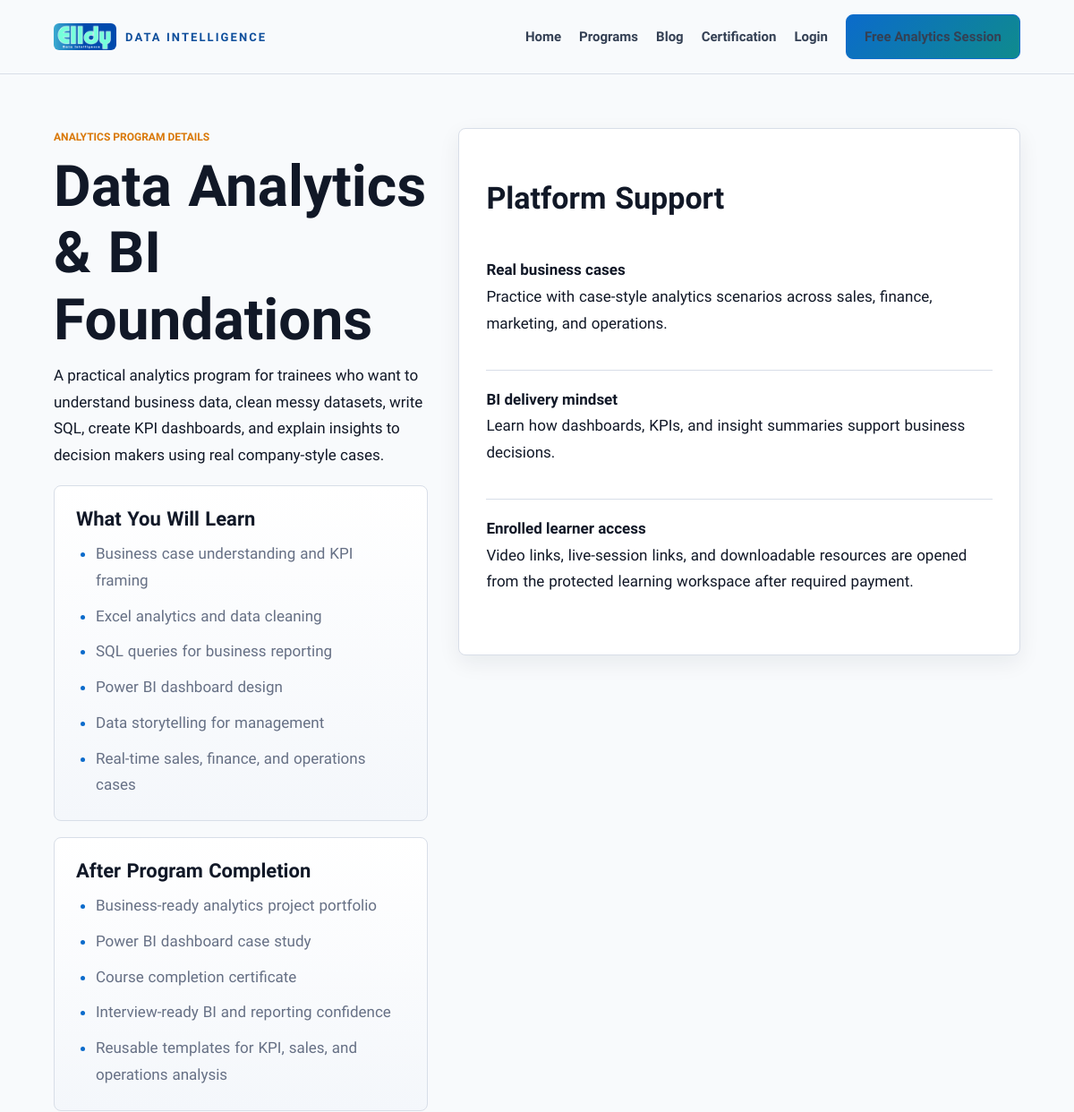
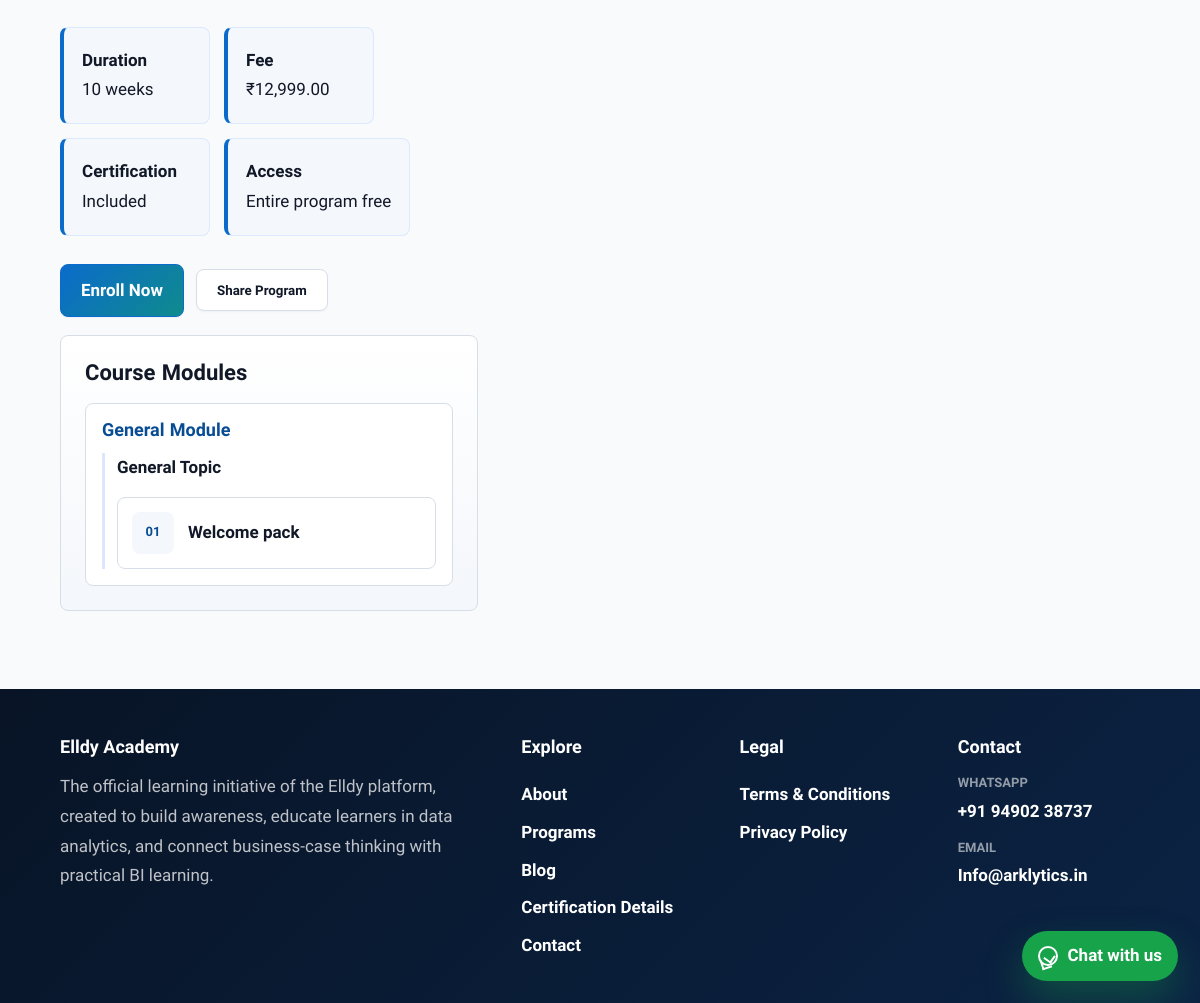
The app's page /program/data-analytics-bi-foundations with its own data (2 pictures, top to bottom).
### tables this page shows
CREATE TABLE IF NOT EXISTS courses (
    id INT UNSIGNED AUTO_INCREMENT PRIMARY KEY,
    title VARCHAR(190) NOT NULL UNIQUE,
    slug VARCHAR(220) NULL UNIQUE,
    short_description TEXT NULL,
    description TEXT NULL,
    learning_plan TEXT NULL,
    completion_benefits TEXT NULL,
    expert_name VARCHAR(160) NULL,
    expert_title VARCHAR(190) NULL,
    expert_bio TEXT NULL,
    expert_photo TEXT NULL,
    promo_video_url TEXT NULL,
    duration VARCHAR(80) NOT NULL,
    fee DECIMAL(10,2) NOT NULL DEFAULT 0,
    discount_fee DECIMAL(10,2) NULL DEFAULT NULL,
    certification_fee DECIMAL(10,2) NOT NULL DEFAULT 0,
    certificate_discount_fee DECIMAL(10,2) NULL DEFAULT NULL,
    show_fee_details TINYINT(1) NOT NULL DEFAULT 1,
    payment_required TINYINT(1) NOT NULL DEFAULT 0,
    delivery_type ENUM('video', 'live_session') NOT NULL DEFAULT 'video',
    certificate_details TEXT NULL,
    certificate_title VARCHAR(220) NULL,
    first_class_link TEXT NULL,
    is_active TINYINT(1) NOT NULL DEFAULT 1,
    created_at TIMESTAMP DEFAULT CURRENT_TIMESTAMP
);

CREATE TABLE IF NOT EXISTS materials (
    id INT UNSIGNED AUTO_INCREMENT PRIMARY KEY,
    course_id INT UNSIGNED NOT NULL,
    topic_id INT UNSIGNED NULL,
    title VARCHAR(190) NOT NULL,
    description TEXT NULL,
    material_type ENUM('video', 'live_session', 'material') NOT NULL DEFAULT 'video',
    file_url VARCHAR(255) NULL,
    sort_order INT UNSIGNED NOT NULL DEFAULT 0,
    created_at TIMESTAMP DEFAULT CURRENT_TIMESTAMP,
    CONSTRAINT fk_material_course FOREIGN KEY (course_id) REFERENCES courses(id) ON DELETE CASCADE
);

### config/database.php (called while the page is built, shortened)
<?php
function db_config_value(string $key, string|int $default): string|int
{
    $value = getenv($key);
    if ($value === false || $value === '') {
        return $default;
    }
    return $key === 'DB_PORT' ? (int) $value : $value;
}
function db(): PDO
{
    static $pdo = null;
    if ($pdo instanceof PDO) {
        return $pdo;
    }
    $host = (string) db_config_value('DB_HOST', DB_HOST_DEFAULT);
    $port = (int) db_config_value('DB_PORT', DB_PORT_DEFAULT);
    $name = (string) db_config_value('DB_NAME', DB_NAME_DEFAULT);
    $user = (string) db_config_value('DB_USER', DB_USER_DEFAULT);
    $pass = (string) db_config_value('DB_PASS', DB_PASS_DEFAULT);
    $dsn = 'mysql:host=' . $host . ';port=' . $port . ';dbname=' . $name . ';charset=utf8mb4';
    $pdo = new PDO($dsn, $user, $pass, [
        PDO::ATTR_ERRMODE => PDO::ERRMODE_EXCEPTION,
        PDO::ATTR_DEFAULT_FETCH_MODE => PDO::FETCH_ASSOC,
        PDO::ATTR_EMULATE_PREPARES => false,
    ]);
    return $pdo;
}

### course.php (the view, shortened to what this page needs)
<?php
require_once __DIR__ . '/includes/functions.php';
ensure_course_detail_columns();
$slug = trim((string) ($_GET['slug'] ?? ''));
$id = (int) ($_GET['id'] ?? 0);
if ($slug !== '') {
    $stmt = db()->prepare('SELECT * FROM courses WHERE slug = ? AND is_active = 1');
    $stmt->execute([$slug]);
} else {
    $stmt = db()->prepare('SELECT * FROM courses WHERE id = ? AND is_active = 1');
    $stmt->execute([$id]);
}
$course = $stmt->fetch();
$materialRows = course_material_rows((int) $course['id']);
$materialGroups = course_material_groups($materialRows);
$videoRows = array_values(array_filter($materialRows, fn (array $row): bool => ($row['material_type'] ?? 'video') === 'video'));
$showFeeDetails = course_should_show_fee_details($course);
$isFreeProgram = !course_requires_payment($course);
$isLiveSessionCourse = ($course['delivery_type'] ?? 'video') === 'live_session';
$canonicalUrl = program_url($course);
require __DIR__ . '/includes/header.php';
?>
<section class="course-detail">
    <div>
        <p class="eyebrow">Analytics program details</p>
        <h1><?= e($course['title']) ?></h1>
        <p><?= nl2br(e($course['description'])) ?></p>
        <?php if (!empty($course['learning_plan'])): ?>
            <div class="info-block">
                <h2>What You Will Learn</h2>
                <?= detail_points($course['learning_plan']) ?>
            </div>
        <?php endif; ?>
        <?php if (!empty($course['completion_benefits'])): ?>
            <div class="info-block">
                <h2>After Program Completion</h2>
                <?= detail_points($course['completion_benefits']) ?>
            </div>
        <?php endif; ?>
        <div class="stats-row">
            <span><strong>Duration</strong><?= e($course['duration']) ?></span>
            <?php if ($showFeeDetails): ?>
                <span><strong>Fee</strong><?= price_html($course, 'fee', 'discount_fee') ?></span>
                <span><strong>Certification</strong><?= certificate_fee_amount($course) > 0 ? price_html($course, 'certification_fee', 'certificate_discount_fee') : 'Included' ?></span>
            <?php endif; ?>
            <?php if (!$showFeeDetails): ?>
                <span><strong>Access</strong>Enrollment available</span>
            <?php elseif ($isFreeProgram): ?>
                <span><strong>Access</strong>Entire program free</span>
            <?php elseif ($isLiveSessionCourse): ?>
                <span><strong>Access</strong>Payment required</span>
            <?php else: ?>
                <span><strong>Access</strong>Full video course</span>
            <?php endif; ?>
        </div>
        <div class="program-actions">
            <a class="button primary" href="<?= e(public_url('enroll.php?course_id=' . (int) $course['id'])) ?>">Enroll Now</a>
            <button
                class="button secondary"
                type="button"
                id="share-program"
                data-title="<?= e($course['title']) ?>"
                data-url="<?= e($canonicalUrl) ?>"
            >Share Program</button>
        </div>
        <?php if ($videoRows): ?>
            <div class="info-block">
                <h2>Course Modules</h2>
                <div class="video-outline">
                    <?php $outlineIndex = 0; ?>
                    <?php foreach ($materialGroups as $module): ?>
                        <section class="outline-module">
                            <h3><?= e($module['title']) ?></h3>
                            <?php foreach ($module['topics'] as $topic): ?>
                                <div class="outline-topic">
                                    <strong><?= e($topic['title']) ?></strong>
                                    <?php foreach ($topic['materials'] as $material): ?>
                                        <?php $outlineIndex++; ?>
                                        <p>
                                            <span><?= str_pad((string) $outlineIndex, 2, '0', STR_PAD_LEFT) ?></span>
                                            <strong><?= e($material['title']) ?></strong>
                                        </p>
                                    <?php endforeach; ?>
                                </div>
                            <?php endforeach; ?>
                        </section>
                    <?php endforeach; ?>
                </div>
            </div>
        <?php endif; ?>
    </div>
    <aside class="detail-aside">
        <h2>Platform Support</h2>
        <div class="material-item">
            <strong>Real business cases</strong>
            <p>Practice with case-style analytics scenarios across sales, finance, marketing, and operations.</p>
        </div>
        <div class="material-item">
            <strong>BI delivery mindset</strong>
            <p>Learn how dashboards, KPIs, and insight summaries support business decisions.</p>
        </div>
        <div class="material-item">
            <strong>Enrolled learner access</strong>
            <p>Video links, live-session links, and downloadable resources are opened from the protected learning workspace after required payment.</p>
        </div>
    </aside>
</section>
<?php require __DIR__ . '/includes/footer.php'; ?>

### includes/functions.php (shortened to what this page needs)
<?php
require_once __DIR__ . '/../config/database.php';
function site_base_path(): string
{
    $scriptDir = str_replace('\\', '/', dirname($_SERVER['SCRIPT_NAME'] ?? '/'));
    $scriptDir = rtrim($scriptDir, '/');
    return $scriptDir === '' ? '' : $scriptDir;
}
function e(?string $value): string
{
    return htmlspecialchars((string) $value, ENT_QUOTES, 'UTF-8');
}
function public_url(string $path = ''): string
{
    $base = site_base_path();
    $path = ltrim($path, '/');
    return ($base === '' ? '' : $base) . '/' . $path;
}
function course_material_rows(int $courseId): array
{
    $stmt = db()->prepare(
        "SELECT m.*,
            ct.title AS topic_title,
            ct.sort_order AS topic_sort_order,
            cm.id AS module_id,
            cm.title AS module_title,
            cm.sort_order AS module_sort_order
         FROM materials m
         LEFT JOIN course_topics ct ON ct.id = m.topic_id
         LEFT JOIN course_modules cm ON cm.id = ct.module_id
         WHERE m.course_id = ?
         ORDER BY COALESCE(cm.sort_order, 0) ASC,
            COALESCE(cm.id, 0) ASC,
            COALESCE(ct.sort_order, 0) ASC,
            COALESCE(ct.id, 0) ASC,
            m.sort_order ASC,
            m.created_at ASC,
            m.id ASC"
    );
    $stmt->execute([$courseId]);
    return $stmt->fetchAll();
}
function course_material_groups(array $materials): array
{
    $groups = [];
    foreach ($materials as $material) {
        $moduleId = (int) ($material['module_id'] ?? 0);
        $topicId = (int) ($material['topic_id'] ?? 0);
        $moduleKey = $moduleId > 0 ? (string) $moduleId : 'general';
        $topicKey = $topicId > 0 ? (string) $topicId : 'general';
        if (!isset($groups[$moduleKey])) {
            $groups[$moduleKey] = [
                'id' => $moduleId,
                'title' => trim((string) ($material['module_title'] ?? '')) ?: 'General Module',
                'topics' => [],
            ];
        }
        if (!isset($groups[$moduleKey]['topics'][$topicKey])) {
            $groups[$moduleKey]['topics'][$topicKey] = [
                'id' => $topicId,
                'title' => trim((string) ($material['topic_title'] ?? '')) ?: 'General Topic',
                'materials' => [],
            ];
        }
        $groups[$moduleKey]['topics'][$topicKey]['materials'][] = $material;
    }
    return $groups;
}
function program_url(array $course): string
{
    $slug = trim((string) ($course['slug'] ?? ''));
    return public_url('program/' . rawurlencode($slug));
}
function detail_points(?string $value): string
{
    $lines = preg_split('/\R/', trim((string) $value)) ?: [];
    $items = array_values(array_filter(array_map('trim', $lines), fn (string $line): bool => $line !== ''));
    $html = '<ul class="detail-list">';
    foreach ($items as $item) {
        $html .= '<li>' . e($item) . '</li>';
    }
    return $html . '</ul>';
}
function ensure_material_columns(): void
{
    $checked = true;
}
function money(float|int|string $value): string
{
    return '₹' . number_format((float) $value, 2);
}
function discounted_amount(array $row, string $regularKey, string $discountKey): float
{
    $regular = max(0, (float) ($row[$regularKey] ?? 0));
    if (!array_key_exists($discountKey, $row) || $row[$discountKey] === null || $row[$discountKey] === '') {
        return $regular;
    }
    $discount = max(0, (float) $row[$discountKey]);
    return $discount < $regular ? $discount : $regular;
}
function course_fee_amount(array $course): float
{
    return discounted_amount($course, 'fee', 'discount_fee');
}
function course_requires_payment(array $course): bool
{
    if (array_key_exists('payment_required', $course)) {
        return (int) ($course['payment_required'] ?? 0) === 1;
    }
    return course_fee_amount($course) > 0;
}
function certificate_fee_amount(array $course): float
{
    return discounted_amount($course, 'certification_fee', 'certificate_discount_fee');
}
function course_should_show_fee_details(array $course): bool
{
    return (int) ($course['show_fee_details'] ?? 1) === 1;
}
function price_html(array $row, string $regularKey, string $discountKey): string
{
    $amount = discounted_amount($row, $regularKey, $discountKey);
    return e(money($amount));
}
function ensure_course_detail_columns(): void
{
    $slugRows = db()->query('SELECT id, title, slug FROM courses ORDER BY id ASC')->fetchAll();
    $courseCount = (int) db()->query('SELECT COUNT(*) FROM courses')->fetchColumn();
    if ($courseCount > 0) {
        return;
    }
}

### records on screen
courses: title "Data Analytics & BI Foundations", description "A practical analytics program for trainees who want to understand business data, clean messy datasets, write SQL, create KPI dashboards, and explain insights to decision makers using real company-style cases.", learning_plan "Business case understanding and KPI framing", learning_plan "Excel analytics and data cleaning", learning_plan "SQL queries for business reporting", learning_plan "Power BI dashboard design", learning_plan "Data storytelling for management", learning_plan "Real-time sales, finance, and operations cases", completion_benefits "Business-ready analytics project portfolio", completion_benefits "Power BI dashboard case study", completion_benefits "Course completion certificate", completion_benefits "Interview-ready BI and reporting confidence", completion_benefits "Reusable templates for KPI, sales, and operations analysis", duration "10 weeks", fee "₹12,999.00"
materials: outlineIndex "01", title "Welcome pack"

### other values on screen
$module['title'] "General Module"
$topic['title'] "General Topic"
